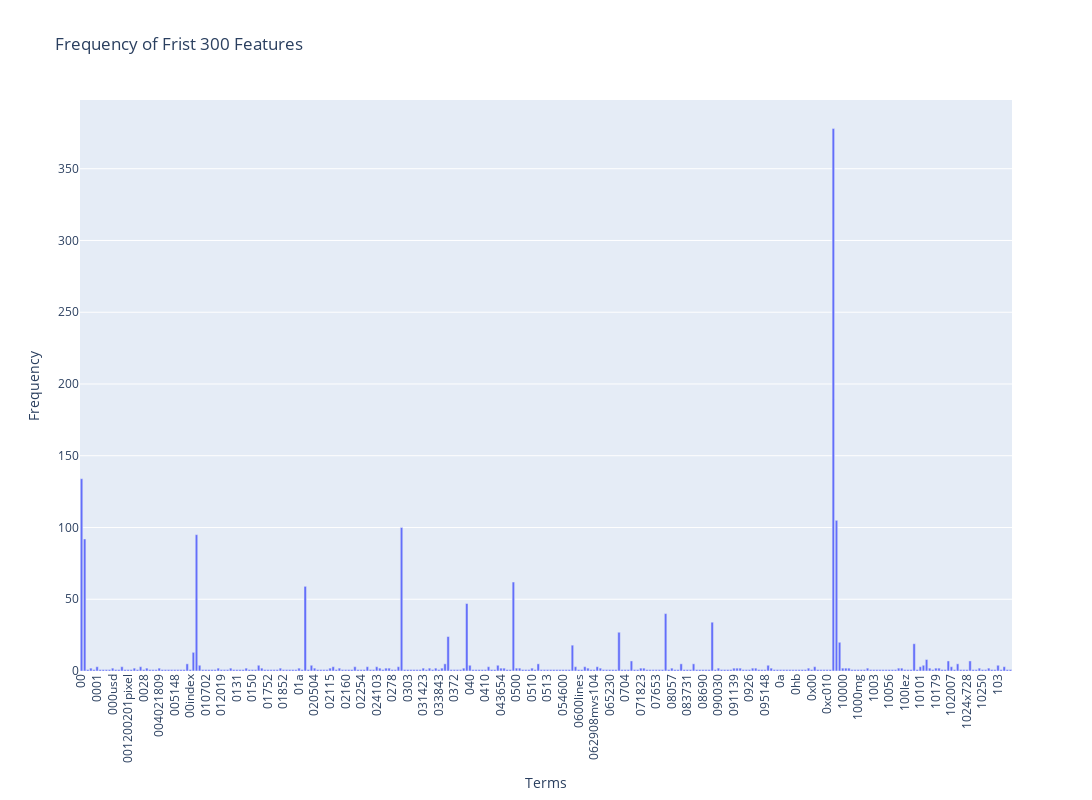

The notebook cell saved with this chart:
### Code cell
import plotly.express as px

# count the frequency of each term
term_frequencies = np.asarray(X_counts.sum(axis=0))[0]

# plot the frequency of the first 300 features
fig = px.bar(df_todraw, x=count_vect.get_feature_names_out()[:300], y=term_frequencies[:300], title='Frequency of Frist 300 Features')
fig.update_layout(xaxis_title='Terms', yaxis_title='Frequency', xaxis_tickangle=-90, width=1500, height=800)
fig.show()

### Figure 1 — Plotly figure (JSON) as saved in the notebook; plotly's stock layout.template omitted (floating-point values rounded to 4 significant figures; data arrays with more than 128 entries replaced by an {"elided": "..."} marker saying what was removed)
{"data": [{"alignmentgroup": "True", "hovertemplate": "x=%{x}<br>y=%{y}<extra></extra>", "legendgroup": "", "marker": {"color": "#636efa", "pattern": {"shape": ""}}, "name": "", "offsetgroup": "", "orientation": "v", "showlegend": false, "textposition": "auto", "type": "bar", "x": {"elided": "300 str values"}, "xaxis": "x", "y": {"elided": "300 int values"}, "yaxis": "y"}], "layout": {"barmode": "relative", "height": 800, "legend": {"tracegroupgap": 0}, "title": {"text": "Frequency of Frist 300 Features"}, "width": 1500, "xaxis": {"anchor": "y", "domain": [0, 1], "tickangle": -90, "title": {"text": "Terms"}}, "yaxis": {"anchor": "x", "domain": [0, 1], "title": {"text": "Frequency"}}}}
